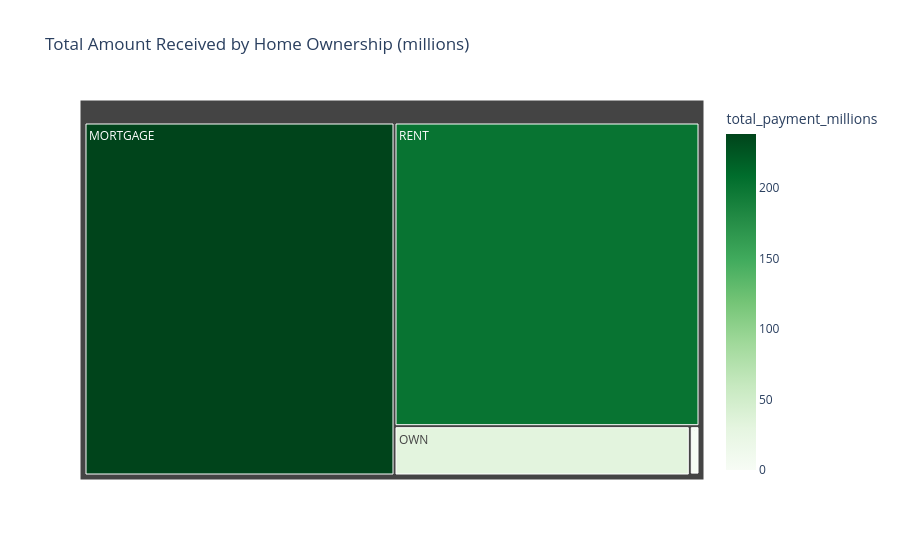

The cell this chart's notebook holds for it:
### Markdown cell above
## Home ownership by Total Amount Received

### Code cell
Amount_Received = Bank_df.groupby('home_ownership')['total_payment'].sum().reset_index()
Amount_Received['total_payment_millions'] = Amount_Received['total_payment'] / 1000000

fig = px.treemap(
    Amount_Received,
    path = ['home_ownership'],
    values = 'total_payment_millions',
    color = 'total_payment_millions',
    color_continuous_scale = 'greens',
    title = 'Total Amount Received by Home Ownership (millions)'
)

fig.show()

### Figure 1 — Plotly figure (JSON) as saved in the notebook; plotly's stock layout.template omitted (floating-point values rounded to 4 significant figures)
{"data": [{"branchvalues": "total", "customdata": [[238.5], [0.01905], [1.025], [31.73], [201.8]], "domain": {"x": [0, 1], "y": [0, 1]}, "hovertemplate": "labels=%{label}<br>total_payment_millions_sum=%{value}<br>parent=%{parent}<br>id=%{id}<br>total_payment_millions=%{color}<extra></extra>", "ids": ["MORTGAGE", "NONE", "OTHER", "OWN", "RENT"], "labels": ["MORTGAGE", "NONE", "OTHER", "OWN", "RENT"], "marker": {"coloraxis": "coloraxis", "colors": [238.5, 0.01905, 1.025, 31.73, 201.8]}, "name": "", "parents": ["", "", "", "", ""], "type": "treemap", "values": [238.5, 0.01905, 1.025, 31.73, 201.8]}], "layout": {"coloraxis": {"colorbar": {"title": {"text": "total_payment_millions"}}, "colorscale": [[0, "rgb(247,252,245)"], [0.125, "rgb(229,245,224)"], [0.25, "rgb(199,233,192)"], [0.375, "rgb(161,217,155)"], [0.5, "rgb(116,196,118)"], [0.625, "rgb(65,171,93)"], [0.75, "rgb(35,139,69)"], [0.875, "rgb(0,109,44)"], [1, "rgb(0,68,27)"]]}, "legend": {"tracegroupgap": 0}, "title": {"text": "Total Amount Received by Home Ownership (millions)"}}}
